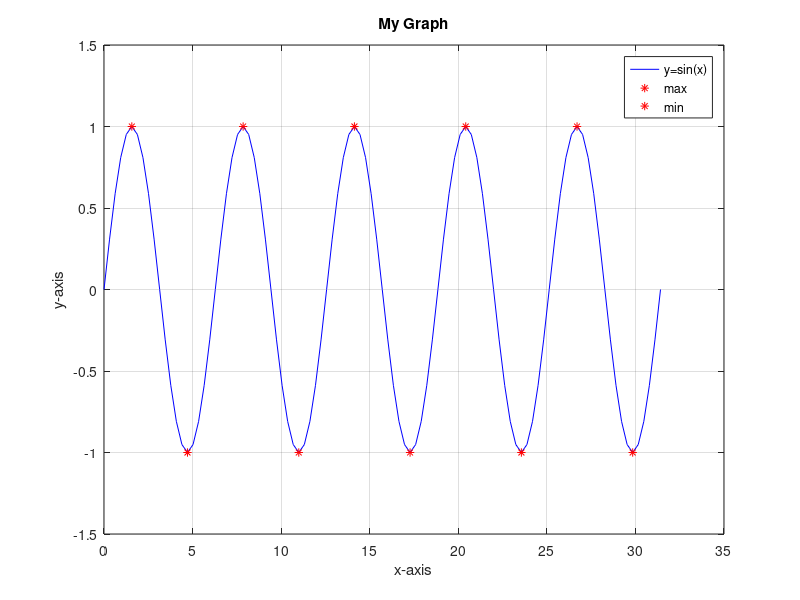

This figure's MATLAB source:
%% 기본 그래프
x = 0:0.1*pi:10*pi;
y = sin(x);
plot(x,y,'b');
% legend('y=sin(x)');
grid on;
xlabel('x-axis'); ylabel('y-axis');
title('My Graph');
ylim([-1.5 1.5]); % 표현하는 범위를 지정해주는 함수 ylim
xlim([0 35]);
hold on;

% find 함수를 같이 사용하기
max([1 2 3 4 5]); %입력 배열에서 최댓값을 출력하는 함수 max()
min([1 2 3 4 5]); %반대 함수 min() -- python과 똑같다.

max_value = max(y);
min_value = min(y);

index_sineMaxValues = find(y == max_value) ...
    %y값이 최대인 위치를 갖는다 근데 이때, pi의 각각의 값이 x배열에서 지정되어있지 않다면 배열형식에서 누락될 수 도 있다.

% 최댓값인 점 찍기
plot(x(index_sineMaxValues), ...
    y(index_sineMaxValues), 'r*'); %각각의 x,y의 벡터 길이가 같아야함+ 각각의 자리 맞추기
% hold off;

% 최솟값인 점 찍기
min_index = find(y == min_value);
plot(x(min_index), y(min_index), 'r*');


legend('y=sin(x)','max','min');
hold off;

